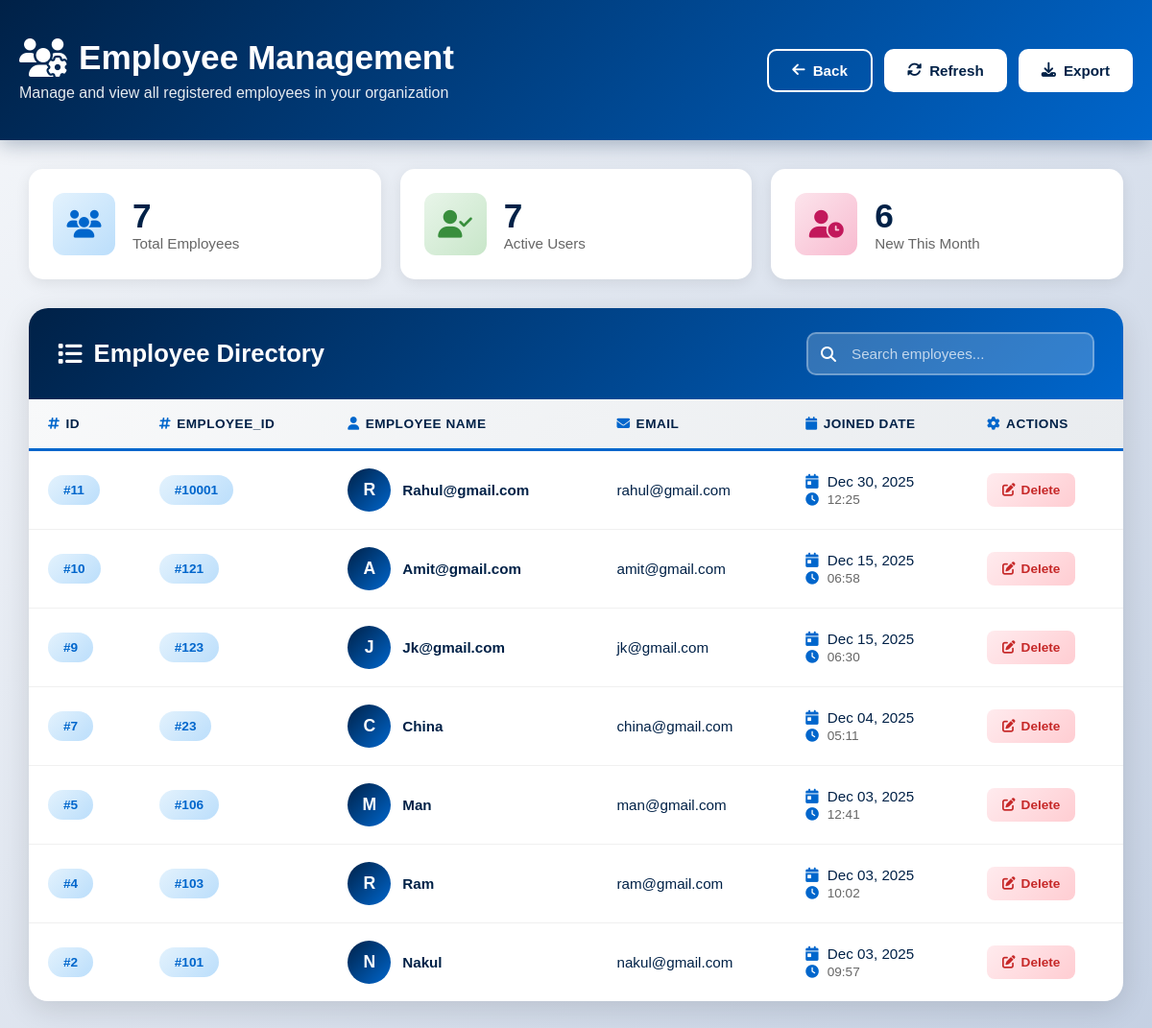
The app's page /employee/ (signed in), older data.
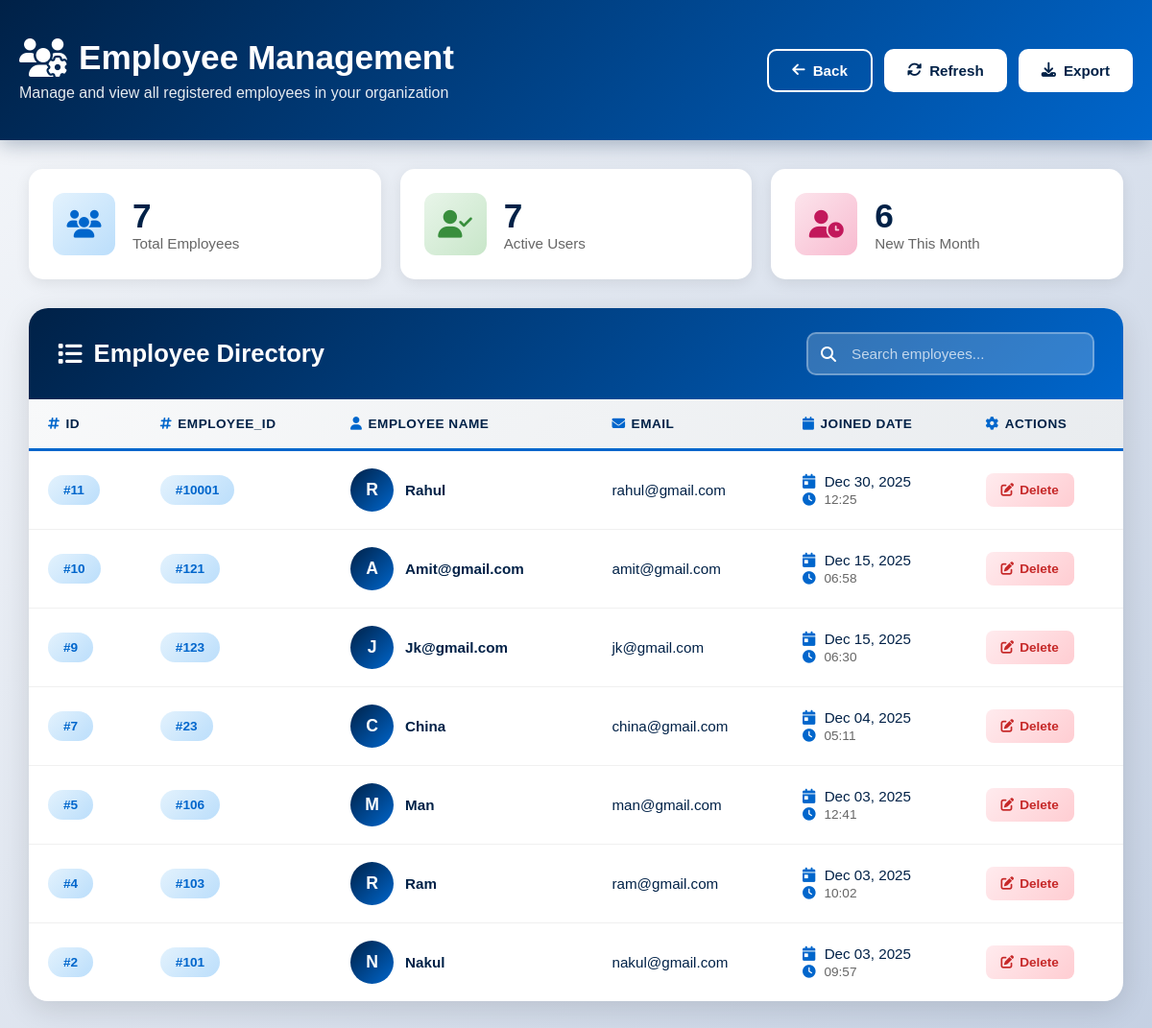
The same page, newer data.
### Accounts/models.py (models this page shows, shortened)
class CustomUser(AbstractBaseUser, PermissionsMixin):
    username = models.CharField(max_length=50, unique=True)
    email = models.EmailField(unique=True)
    employee_id = models.CharField(max_length=20, unique=True)
    date_joined = models.DateTimeField(auto_now_add=True)
    last_login = models.DateTimeField(auto_now=True)
    is_active = models.BooleanField(default=True)
    is_staff = models.BooleanField(default=True)
    is_superuser = models.BooleanField(default=False)
    objects = UserManager()
    USERNAME_FIELD = "email"
    REQUIRED_FIELDS = ["employee_id"]

### pulley_app/views.py (the view)
# urls.py: path('employee/', views.employees_view, name='employee'),
def employees_view(request):
    if not request.user.is_authenticated:
        return redirect('login')
    else:
        query = request.GET.get('search')
        if query:
            employees = CustomUser.objects.filter( # type: ignore
                Q(id__icontains=query) |
                Q(username__icontains=query) |
                Q(employee_id__icontains=query) |
                Q(email__icontains=query)
            ).order_by('-date_joined').count()
        else:
            employees = CustomUser.objects.all().order_by('-date_joined')
    return render(request, 'pulley_app/userslits2.html', {"employees": employees, "search": query})

### pulley_app/templates/pulley_app/userslits2.html (shortened to what this page needs)
{% load static %}
<!doctype html>
<html lang="en">
<head>
    <link rel="stylesheet" href="https://cdnjs.cloudflare.com/ajax/libs/font-awesome/6.5.0/css/all.min.css">
</head>
<body>
    <header class="page-header">
        <div class="header-content">
            <div class="header-title">
                <div>
                    <h1>
                        <i class="fas fa-users-cog"></i>
                        Employee Management
                    </h1>
                    <p>Manage and view all registered employees in your organization</p>
                </div>
            </div>
            <div class="header-actions">
                <a href="{% url 'railway' %}" class="btn btn-outline">
                    <i class="fas fa-arrow-left"></i>
                    <span>Back</span>
                </a>
                <button class="btn btn-light" onclick="refreshData()">
                    <i class="fas fa-sync-alt"></i>
                    <span>Refresh</span>
                </button>
                <button class="btn btn-light" onclick="window.print()">
                    <i class="fas fa-download"></i>
                    <span>Export</span>
                </button>
            </div>
        </div>
    </header>
    <div class="container">
        <div class="stats-row">
            <div class="stat-card">
                <div class="stat-icon primary">
                    <i class="fas fa-users"></i>
                </div>
                <div class="stat-content">
                    <h3>{{ employees|length }}</h3>
                    <p>Total Employees</p>
                </div>
            </div>
            <div class="stat-card">
                <div class="stat-icon success">
                    <i class="fas fa-user-check"></i>
                </div>
                <div class="stat-content">
                    <h3>{{ employees|length }}</h3>
                    <p>Active Users</p>
                </div>
            </div>
            <div class="stat-card">
                <div class="stat-icon accent">
                    <i class="fas fa-user-clock"></i>
                </div>
                <div class="stat-content">
                    <h3>{{ employees|length|add:"-1" }}</h3>
                    <p>New This Month</p>
                </div>
            </div>
        </div>
        <div class="table-container">
            <div class="table-header">
                <h2>
                    <i class="fas fa-list"></i>
                    Employee Directory
                </h2>
                <div class="search-box">
                    <i class="fas fa-search"></i>
                    <input type="text" id="searchInput" placeholder="Search employees..." onkeyup="filterTable()">
                </div>
            </div>
            <div class="table-wrapper">
                <table class="table" id="employeeTable">
                    <thead>
                        <tr>
                            <th><i class="fas fa-hashtag"></i>ID</th>
                             <th><i class="fas fa-hashtag"></i>Employee_Id</th>
                            <th><i class="fas fa-user"></i>Employee Name</th>
                            <th><i class="fas fa-envelope"></i>Email</th>
                            <th><i class="fas fa-calendar"></i>Joined Date</th>
                            <th><i class="fas fa-cog"></i>Actions</th>
                        </tr>
                    </thead>
                    <tbody>
                        {% for employee in employees %}
                            <tr data-employee-id="{{ employee.employee_id }}" data-username="{{ employee.username|lower }}" data-email="{{ employee.email|lower }}">
                               <td>
                                    <span class="badge badge-id">#{{ employee.id }}</span>
                                </td>
                                <td>
                                    <span class="badge badge-id">#{{ employee.employee_id }}</span>
                                </td>
                                <td>
                                    <div class="user-info">
                                        <div class="user-avatar">
                                            {{ employee.username|first|upper }}
                                        </div>
                                        <span class="user-name">{{ employee.username|capfirst }}</span>
                                    </div>
                                </td>
                                <td>{{ employee.email }}</td>
                                <td>
                                    <div class="date-info">
                                        <div>
                                            <i class="fas fa-calendar-day"></i>
                                            {{ employee.date_joined|date:"M d, Y" }}
                                        </div>
                                        <small>
                                            <i class="fas fa-clock"></i>
                                            {{ employee.date_joined|date:"H:i" }}
                                        </small>
                                    </div>
                                </td>
                                <td>
                                    <div class="actions">
                                         <a href="{% url 'employee_delete' employee.id %}" class="action-btn action-btn-delete" title="Edit Employee" onclick="return confirm('Are you sure you want to delete {{ employee.username }}? This action cannot be undone.');">
                                            <i class="fas fa-edit"></i>
                                            <span>Delete</span>
                                        </a>
                                    </div>
                                </td>
                            </tr>
                        {% endfor %}
                    </tbody>
                </table>
            </div>
        </div>
    </div>
</body>
</html>

Row changes from the older to the newer data that the page shows:
changed CustomUser "rahul@gmail.com": username "Rahul@gmail.com" → "Rahul"
